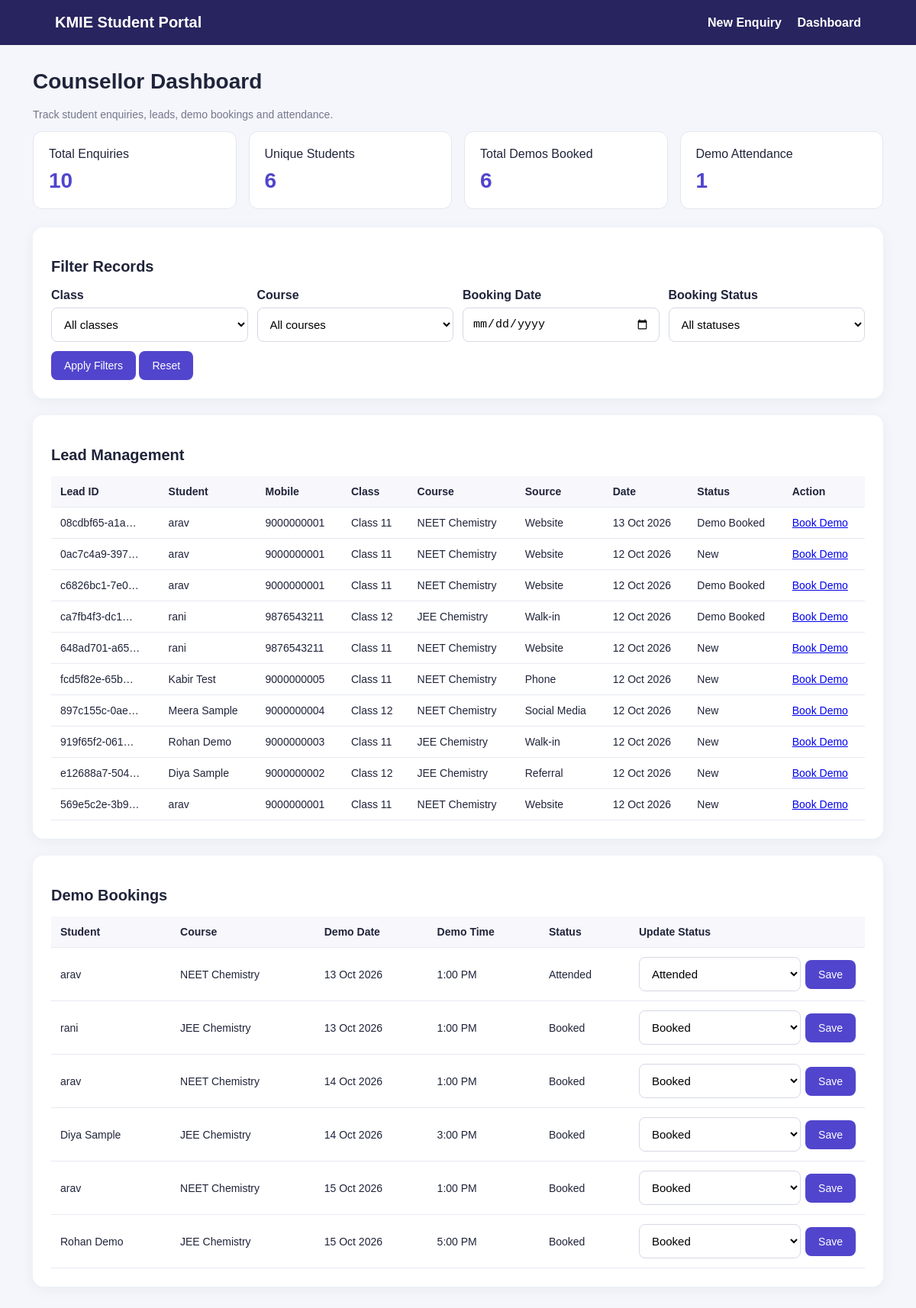
/dashboard/, run on the app's committed database.
### myapp/models.py (models this page shows, shortened)
class Enquiry(models.Model):
    CLASS_CHOICES = [
        ("11", "Class 11"),
        ("12", "Class 12"),
    ]
    COURSE_CHOICES = [
        ("NEET Chemistry", "NEET Chemistry"),
        ("JEE Chemistry", "JEE Chemistry"),
    ]
    SOURCE_CHOICES = [
        ("Website", "Website"),
        ("Walk-in", "Walk-in"),
        ("Phone", "Phone"),
        ("Referral", "Referral"),
        ("Social Media", "Social Media"),
    ]
    STATUS_CHOICES = [
        ("New", "New"),
        ("Contacted", "Contacted"),
        ("Demo Booked", "Demo Booked"),
        ("Converted", "Converted"),
        ("Closed", "Closed"),
    ]
    lead_id = models.UUIDField(
        default=uuid.uuid4,
        unique=True,
        editable=False
    )
    student = models.ForeignKey(
        Student,
        on_delete=models.PROTECT,
        related_name="enquiries"
    )
    student_class = models.CharField(
        max_length=2,
        choices=CLASS_CHOICES
    )
    course = models.CharField(
        max_length=30,
        choices=COURSE_CHOICES
    )
    source = models.CharField(
        max_length=30,
        choices=SOURCE_CHOICES
    )
    status = models.CharField(
        max_length=20,
        choices=STATUS_CHOICES,
        default="New"
    )
    created_at = models.DateTimeField(default=timezone.now)

class Student(models.Model):
    name = models.CharField(max_length=100)
    mobile = models.CharField(
        max_length=10,
        unique=True,
        validators=[mobile_validator]
    )
    email = models.EmailField()
    created_at = models.DateTimeField(auto_now_add=True)

class DemoBooking(models.Model):
    TIME_CHOICES = [
        ("13:00", "1:00 PM"),
        ("15:00", "3:00 PM"),
        ("17:00", "5:00 PM"),
        ("19:00", "7:00 PM"),
    ]
    STATUS_CHOICES = [
        ("Booked", "Booked"),
        ("Attended", "Attended"),
        ("Cancelled", "Cancelled"),
    ]
    student = models.ForeignKey(
        Student,
        on_delete=models.PROTECT,
        related_name="demo_bookings"
    )
    enquiry = models.ForeignKey(
        Enquiry,
        on_delete=models.PROTECT,
        related_name="demo_bookings"
    )
    booking_date = models.DateField()
    booking_time = models.CharField(
        max_length=5,
        choices=TIME_CHOICES
    )
    status = models.CharField(
        max_length=10,
        choices=STATUS_CHOICES,
        default="Booked"
    )
    confirmation_message = models.TextField(blank=True)
    created_at = models.DateTimeField(auto_now_add=True)
    class Meta:
        constraints = [
            models.UniqueConstraint(
                fields=[
                    "student",
                    "booking_date",
                    "booking_time"
                ],
                name="unique_student_demo_slot"
            )
        ]
        ordering = ["booking_date", "booking_time"]

### myapp/views.py (the view)
# urls.py: path("dashboard/", views.dashboard, name="dashboard"),
def dashboard(request):
    enquiries = Enquiry.objects.select_related("student").all()
    bookings = DemoBooking.objects.select_related(
        "student", "enquiry"
    ).all()
    student_class = request.GET.get("student_class", "")
    course = request.GET.get("course", "")
    if student_class in {"11", "12"}:
        enquiries = enquiries.filter(student_class=student_class)
    if course in {"NEET Chemistry", "JEE Chemistry"}:
        enquiries = enquiries.filter(course=course)
    booking_date = request.GET.get("booking_date", "")
    status = request.GET.get("status", "")
    if booking_date:
        bookings = bookings.filter(booking_date=booking_date)
    if status in {"Booked", "Attended", "Cancelled"}:
        bookings = bookings.filter(status=status)
    total_enquiries = Enquiry.objects.count()
    unique_students = Student.objects.count()
    total_demos = DemoBooking.objects.count()
    attendance_count = DemoBooking.objects.filter(
        status="Attended"
    ).count()
    students = Student.objects.annotate(
        enquiry_count=Count("enquiries")
    ).order_by("-created_at")
    return render(
        request,
        "myapp/dashboard.html",
        {
            "enquiries": enquiries.order_by("-created_at"),
            "bookings": bookings,
            "students": students,
            "total_enquiries": total_enquiries,
            "unique_students": unique_students,
            "total_demos": total_demos,
            "attendance_count": attendance_count,
            "student_class": student_class,
            "course": course,
            "booking_date": booking_date,
            "status": status,
        }
    )

### myapp/templates/myapp/dashboard.html (shortened to what this page needs)
{% extends "myapp/base.html" %}
{% block content %}
<h1>Counsellor Dashboard</h1>
<p class="muted">Track student enquiries, leads, demo bookings and attendance.</p>
<div class="grid">
    <div class="stat">
        Total Enquiries
        <strong>{{ total_enquiries }}</strong>
    </div>
    <div class="stat">
        Unique Students
        <strong>{{ unique_students }}</strong>
    </div>
    <div class="stat">
        Total Demos Booked
        <strong>{{ total_demos }}</strong>
    </div>
    <div class="stat">
        Demo Attendance
        <strong>{{ attendance_count }}</strong>
    </div>
</div>
<div class="card" style="margin-top: 24px;">
    <h2>Filter Records</h2>
    <form method="get" class="filter-row">
        <div>
            <label>Class</label>
            <select name="student_class">
                <option value="">All classes</option>
            </select>
        </div>
        <div>
            <label>Course</label>
            <select name="course">
                <option value="">All courses</option>
            </select>
        </div>
        <div>
            <label>Booking Date</label>
            <input type="date" name="booking_date" value="{{ booking_date }}">
        </div>
        <div>
            <label>Booking Status</label>
            <select name="status">
                <option value="">All statuses</option>
            </select>
        </div>
        <div>
            <button type="submit">Apply Filters</button>
            <a class="btn" href="{% url 'dashboard' %}">Reset</a>
        </div>
    </form>
</div>
<div class="card">
    <h2>Lead Management</h2>
    <div class="table-wrap">
        <table>
            <thead>
                <tr>
                    <th>Lead ID</th>
                    <th>Student</th>
                    <th>Mobile</th>
                    <th>Class</th>
                    <th>Course</th>
                    <th>Source</th>
                    <th>Date</th>
                    <th>Status</th>
                    <th>Action</th>
                </tr>
            </thead>
            <tbody>
                {% for enquiry in enquiries %}
                <tr>
                    <td>{{ enquiry.lead_id|truncatechars:13 }}</td>
                    <td>{{ enquiry.student.name }}</td>
                    <td>{{ enquiry.student.mobile }}</td>
                    <td>{{ enquiry.get_student_class_display }}</td>
                    <td>{{ enquiry.course }}</td>
                    <td>{{ enquiry.source }}</td>
                    <td>{{ enquiry.created_at|date:"d M Y" }}</td>
                    <td>{{ enquiry.status }}</td>
                    <td>
                        <a href="{% url 'book_demo_with_enquiry' enquiry.id %}">
                            Book Demo
                        </a>
                    </td>
                </tr>
                {% empty %}
                <tr>
                    <td colspan="9">No enquiries match these filters.</td>
                </tr>
                {% endfor %}
            </tbody>
        </table>
    </div>
</div>
<div class="card">
    <h2>Demo Bookings</h2>
    <div class="table-wrap">
        <table>
            <thead>
                <tr>
                    <th>Student</th>
                    <th>Course</th>
                    <th>Demo Date</th>
                    <th>Demo Time</th>
                    <th>Status</th>
                    <th>Update Status</th>
                </tr>
            </thead>
            <tbody>
                {% for booking in bookings %}
                <tr>
                    <td>{{ booking.student.name }}</td>
                    <td>{{ booking.enquiry.course }}</td>
                    <td>{{ booking.booking_date|date:"d M Y" }}</td>
                    <td>{{ booking.get_booking_time_display }}</td>
                    <td>{{ booking.status }}</td>
                    <td>
                        <form class="inline-form" method="post"
                            action="{% url 'update_booking_status' booking.id %}">
                            <select name="status">
                                <option value="Booked"
                                    {% if booking.status == "Booked" %}selected{% endif %}>
                                    Booked
                                </option>
                                <option value="Attended"
                                    {% if booking.status == "Attended" %}selected{% endif %}>
                                    Attended
                                </option>
                            </select>
                            <button type="submit">Save</button>
                        </form>
                    </td>
                </tr>
                {% empty %}
                <tr>
                    <td colspan="6">No demo bookings found.</td>
                </tr>
                {% endfor %}
            </tbody>
        </table>
    </div>
</div>
{% endblock %}

### myapp/templates/myapp/base.html (shortened to what this page needs)
<!DOCTYPE html>
<html lang="en">
<head>
</head>
<body>
    <nav>
        <div class="brand">KMIE Student Portal</div>
        <div>
            <a href="{% url 'enquiry_create' %}">New Enquiry</a>
            <a href="{% url 'dashboard' %}">Dashboard</a>
        </div>
    </nav>
    <main>
        {% block content %}{% endblock %}
    </main>
</body>
</html>

### myapp/templates/myapp/base.html (style rules this page uses)
* { box-sizing: border-box; }
body { margin: 0; font-family: Arial, sans-serif; background: #f4f6fb; color: #20243a; }
nav { background: #27245f; padding: 18px 6%; display: flex; justify-content: space-between; align-items: center; gap: 15px; flex-wrap: wrap; color: white; }
nav a { color: white; text-decoration: none; margin-left: 16px; font-weight: bold; }
.brand { font-size: 20px; font-weight: bold; }
main { max-width: 1150px; margin: 32px auto; padding: 0 18px; }
.card { background: white; border-radius: 14px; padding: 24px; margin-bottom: 22px; box-shadow: 0 4px 18px #1725540d; }
h1 { margin-top: 0; font-size: 28px; }
h2 { font-size: 20px; }
label { display: block; margin: 15px 0 7px; font-weight: bold; }
input, select { width: 100%; padding: 12px; border: 1px solid #d6d9e6; border-radius: 8px; background: white; font-size: 15px; }
button, .btn { background: #5145cd; color: white; padding: 11px 17px; border: 0; border-radius: 8px; cursor: pointer; text-decoration: none; display: inline-block; font-size: 14px; }
.grid { display: grid; grid-template-columns: repeat(4, minmax(0, 1fr)); gap: 16px; }
.stat { background: white; border-radius: 12px; padding: 20px; border: 1px solid #e5e7f0; }
.stat strong { display: block; font-size: 28px; color: #5145cd; margin-top: 10px; }
.table-wrap { overflow-x: auto; }
table { border-collapse: collapse; width: 100%; min-width: 700px; }
th, td { padding: 12px; border-bottom: 1px solid #e8eaf2; text-align: left; font-size: 14px; }
th { background: #f7f7fc; }
.filter-row { display: grid; grid-template-columns: repeat(4, minmax(0, 1fr)); gap: 12px; align-items: end; }
.filter-row label { margin-top: 0; }
.muted { color: #73778b; font-size: 14px; }
.inline-form { display: flex; gap: 6px; align-items: center; }
.inline-form select { min-width: 110px; }

### data on the page
Enquiry: lead_id "08cdbf65-a1a…", student.name "arav", student.mobile "9000000001", student_class "Class 11", course "NEET Chemistry", source "Website", created_at "13 Oct 2026", status "Demo Booked"
Enquiry: lead_id "0ac7c4a9-397…", student.name "arav", student.mobile "9000000001", student_class "Class 11", course "NEET Chemistry", source "Website", created_at "12 Oct 2026", status "New"
Enquiry: lead_id "c6826bc1-7e0…", student.name "arav", student.mobile "9000000001", student_class "Class 11", course "NEET Chemistry", source "Website", created_at "12 Oct 2026", status "Demo Booked"
Enquiry: lead_id "ca7fb4f3-dc1…", student.name "rani", student.mobile "9876543211", student_class "Class 12", course "JEE Chemistry", source "Walk-in", created_at "12 Oct 2026", status "Demo Booked"
Enquiry: lead_id "648ad701-a65…", student.name "rani", student.mobile "9876543211", student_class "Class 11", course "NEET Chemistry", source "Website", created_at "12 Oct 2026", status "New"
Enquiry: lead_id "fcd5f82e-65b…", student.name "Kabir Test", student.mobile "9000000005", student_class "Class 11", course "NEET Chemistry", source "Phone", created_at "12 Oct 2026", status "New"
Enquiry: lead_id "897c155c-0ae…", student.name "Meera Sample", student.mobile "9000000004", student_class "Class 12", course "NEET Chemistry", source "Social Media", created_at "12 Oct 2026", status "New"
Enquiry: lead_id "919f65f2-061…", student.name "Rohan Demo", student.mobile "9000000003", student_class "Class 11", course "JEE Chemistry", source "Walk-in", created_at "12 Oct 2026", status "New"
Enquiry: lead_id "e12688a7-504…", student.name "Diya Sample", student.mobile "9000000002", student_class "Class 12", course "JEE Chemistry", source "Referral", created_at "12 Oct 2026", status "New"
Enquiry: lead_id "569e5c2e-3b9…", student.name "arav", student.mobile "9000000001", student_class "Class 11", course "NEET Chemistry", source "Website", created_at "12 Oct 2026", status "New"
DemoBooking: student.name "arav", enquiry.course "NEET Chemistry", booking_date "13 Oct 2026", booking_time "1:00 PM", status "Attended"
DemoBooking: student.name "rani", enquiry.course "JEE Chemistry", booking_date "13 Oct 2026", booking_time "1:00 PM", status "Booked"
DemoBooking: student.name "arav", enquiry.course "NEET Chemistry", booking_date "14 Oct 2026", booking_time "1:00 PM", status "Booked"
DemoBooking: student.name "Diya Sample", enquiry.course "JEE Chemistry", booking_date "14 Oct 2026", booking_time "3:00 PM", status "Booked"
DemoBooking: student.name "arav", enquiry.course "NEET Chemistry", booking_date "15 Oct 2026", booking_time "1:00 PM", status "Booked"
DemoBooking: student.name "Rohan Demo", enquiry.course "JEE Chemistry", booking_date "15 Oct 2026", booking_time "5:00 PM", status "Booked"

### other printed values
{{ total_enquiries }} "10"
{{ unique_students }} "6"
{{ total_demos }} "6"
{{ attendance_count }} "1"
